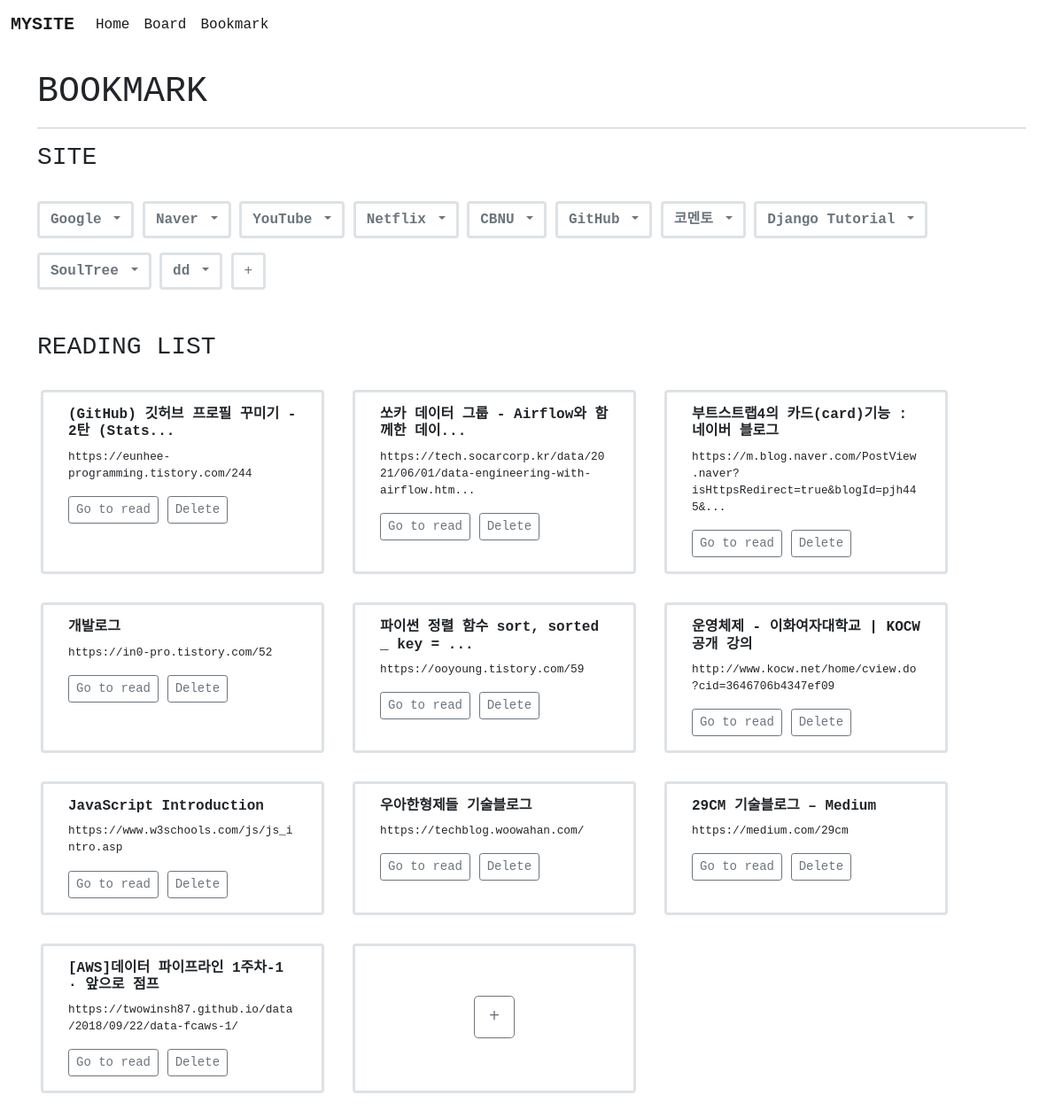
/book/, run on the app's committed database.
### book/models.py (models this page shows, shortened)
class Book(models.Model):
    site_name = models.CharField(max_length=30)
    site_url = models.TextField()

class Read(models.Model):
    read_url = models.TextField()
    title = models.CharField(max_length=100,null = True)
    def summary(self):
        if len(self.read_url) >= 75:
            return self.read_url[:75] + "..."
        return self.read_url
    def t_summary(self):
        if len(self.title) >= 32:
            return self.title[:32] + "..."
        return self.title

### book/views.py (the view)
# urls.py: path('', views.index, name = 'index'),
def index(request):
    b=Book.objects.all()
    r=Read.objects.all()
    context={
        'blist' : b,
        'rlist' : r,
    }
    return render(request, 'book/index.html', context)

### template/book/index.html (shortened to what this page needs)
{% extends 'base.html' %}
{% block content %}
<div class = 'container mt-4 jm'>
    <H1>BOOKMARK</H1>
    <hr>
    <h3>SITE</h3>
</div>
<div class = 'dropdown container mt-3 jm'>
    {% for i in blist %}
    <button class="border border-3 btn btn-outline-secondary dropdown-toggle mt-3" type="button" data-bs-toggle="dropdown" aria-expanded="false">
       <b>{{ i.site_name }}</b>
    </button>
    {% endfor%}
    <a href = "{% url 'book:create' %}"><button type="button" class="border border-3 btn btn-outline-secondary mt-3" >+</button></a>
</div>
<div class = 'container mt-5 jm'>
    <h3>READING LIST</h3>
</div>
<div class = 'container mt-3 mb-5'>
    <div class = 'row jm'>
        {% for j in rlist %}
        <div class="border border-3 col-4 m-3 card" style="width: 20rem;">
            <div class="card-body">
                <h5 class="card-title" style="font-size: 100%;"><b>{{ j.t_summary }}</b></h5>
                <p class="card-text" style="font-size: 80%;">{{ j.summary }}</p>
                <a href="{{ j.read_url }}" target = '_blank' class="btn btn-outline-secondary btn-sm">
                    Go to read
                </a>
                <a href="{% url 'book:r_delete' j.id %}"><button class = "btn btn-outline-secondary btn-sm">
                    Delete
                </button></a>
            </div>
        </div>
        {% endfor %}
        <div class='border border-3 m-3 card ' style="width: 20rem;">
            <div class="card-body" style="margin:0 auto;">
                <a href = "{% url 'book:r_create' %}" class = "btn btn-outline-secondary btn-lg" style = "margin:40px auto;">+</a>
            </div>
        </div>
    </div>
</div>
{% endblock %}

### template/base.html (style rules this page uses)
.jm { font-family: 'Nanum Gothic Coding', monospace; }

### data on the page
Book: site_name "Google"
Book: site_name "Naver"
Book: site_name "YouTube"
Book: site_name "Netflix"
Book: site_name "CBNU"
Book: site_name "GitHub"
Book: site_name "코멘토"
Book: site_name "Django Tutorial"
Book: site_name "SoulTree"
Book: site_name "dd"
Read: t_summary "(GitHub) 깃허브 프로필 꾸미기 - 2탄 (Stats...", summary "https://eunhee-programming.tistory.com/244"
Read: t_summary "쏘카 데이터 그룹 - Airflow와 함께한 데이...", summary "https://tech.socarcorp.kr/data/2021/06/01/data-engineering-with-airflow.htm..."
Read: t_summary "부트스트랩4의 카드(card)기능 : 네이버 블로그", summary "https://m.blog.naver.com/PostView.naver?isHttpsRedirect=true&blogId=pjh445&..."
Read: t_summary "개발로그", summary "https://in0-pro.tistory.com/52"
Read: t_summary "파이썬 정렬 함수 sort, sorted _ key = ...", summary "https://ooyoung.tistory.com/59"
Read: t_summary "운영체제 - 이화여자대학교 | KOCW 공개 강의", summary "http://www.kocw.net/home/cview.do?cid=3646706b4347ef09"
Read: t_summary "JavaScript Introduction", summary "https://www.w3schools.com/js/js_intro.asp"
Read: t_summary "우아한형제들 기술블로그", summary "https://techblog.woowahan.com/"
Read: t_summary "29CM 기술블로그 – Medium", summary "https://medium.com/29cm"
Read: t_summary "[AWS]데이터 파이프라인 1주차-1 · 앞으로 점프", summary "https://twowinsh87.github.io/data/2018/09/22/data-fcaws-1/"
